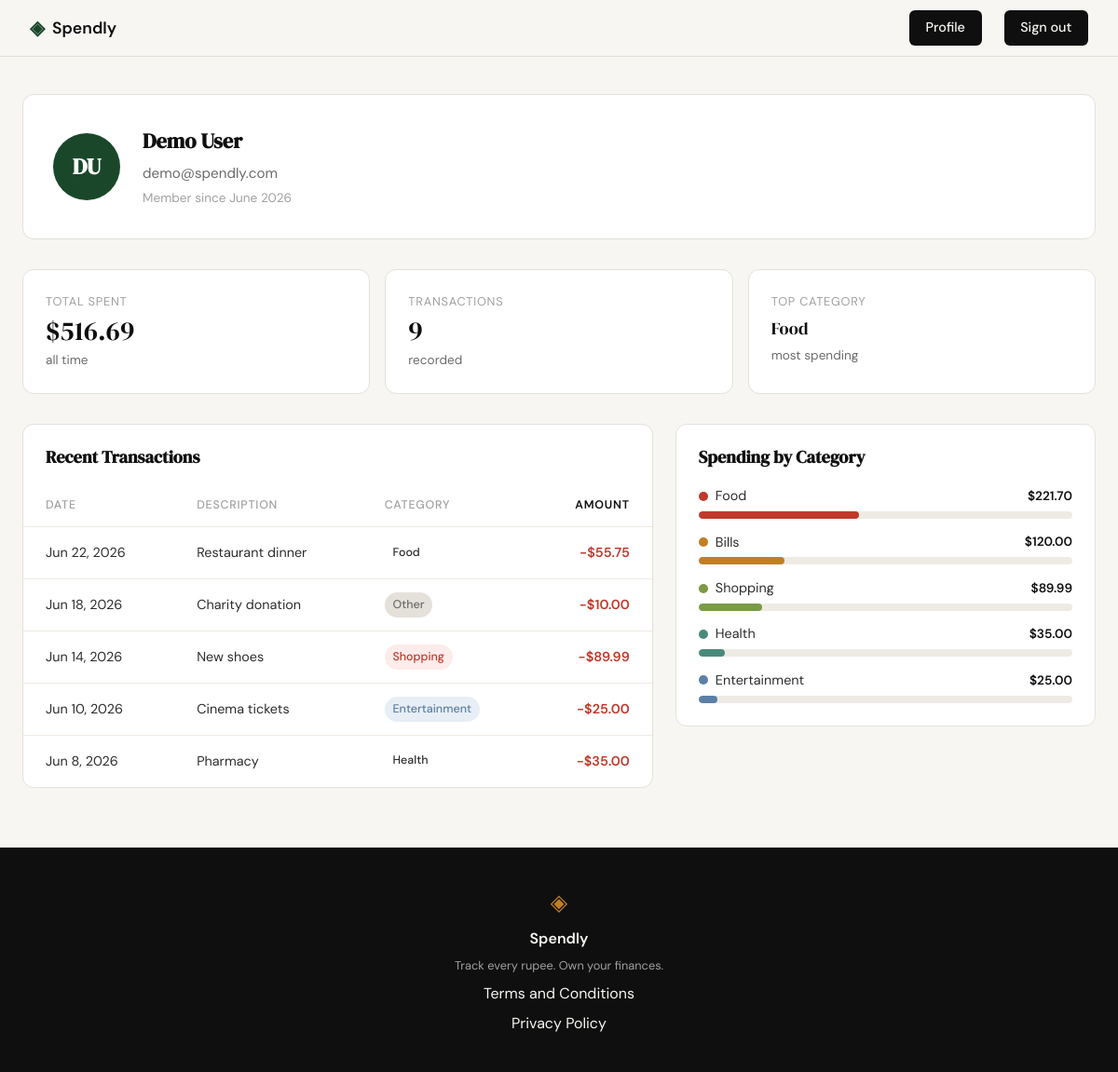
Screenshot of /profile (signed in) with the database file from the repository.
### tables this page shows
CREATE TABLE users (
            id            INTEGER PRIMARY KEY AUTOINCREMENT,
            name          TEXT    NOT NULL,
            email         TEXT    UNIQUE NOT NULL,
            password_hash TEXT    NOT NULL,
            created_at    TEXT    DEFAULT (datetime('now'))
        );

CREATE TABLE expenses (
            id          INTEGER PRIMARY KEY AUTOINCREMENT,
            user_id     INTEGER NOT NULL REFERENCES users(id),
            amount      REAL    NOT NULL,
            category    TEXT    NOT NULL,
            date        TEXT    NOT NULL,
            description TEXT,
            created_at  TEXT    DEFAULT (datetime('now'))
        );

### app.py (the view)
@app.route("/profile")
def profile():
    if not session.get("user_id"):
        return redirect(url_for("login"))
    user_row = get_user_by_id(session["user_id"])
    if user_row is None:
        abort(404)
    created_dt = datetime.strptime(user_row["created_at"][:10], "%Y-%m-%d")
    member_since = created_dt.strftime("%B %Y")
    initials = "".join(p[0].upper() for p in user_row["name"].split()[:2])
    user = {
        "name": user_row["name"],
        "email": user_row["email"],
        "initials": initials,
        "member_since": member_since,
    }
    stats_raw = get_expense_stats(session["user_id"])
    stats = {
        "total_spent": "${:,.2f}".format(stats_raw["total_spent"]),
        "transaction_count": stats_raw["transaction_count"],
        "top_category": stats_raw["top_category"],
    }
    rows = get_recent_expenses(session["user_id"])
    transactions = [
        {
            "date": datetime.strptime(row["date"], "%Y-%m-%d").strftime("%b %-d, %Y"),
            "description": row["description"] or "",
            "category": row["category"],
            "amount": "-${:,.2f}".format(row["amount"]),
        }
        for row in rows
    ]
    cats_raw = get_category_totals(session["user_id"])
    categories = [
        {
            "name": cat["name"],
            "total": "${:,.2f}".format(cat["total"]),
            "pct": cat["pct"],
            "cls": "cat-{}".format(i + 1),
        }
        for i, cat in enumerate(cats_raw[:5])
    ]
    return render_template("profile.html", user=user, stats=stats,
                           transactions=transactions, categories=categories)

### database/db.py (called while the page is built)
def get_db():
    conn = sqlite3.connect(DB_PATH)
    conn.row_factory = sqlite3.Row
    conn.execute("PRAGMA foreign_keys = ON")
    return conn

def get_user_by_id(user_id):
    conn = get_db()
    try:
        return conn.execute(
            "SELECT * FROM users WHERE id = ?", (user_id,)
        ).fetchone()
    finally:
        conn.close()

def get_recent_expenses(user_id, limit=5):
    conn = get_db()
    try:
        return conn.execute(
            "SELECT id, amount, category, date, description FROM expenses"
            " WHERE user_id = ? ORDER BY date DESC LIMIT ?",
            (user_id, limit),
        ).fetchall()
    finally:
        conn.close()

def get_expense_stats(user_id):
    conn = get_db()
    try:
        row = conn.execute(
            "SELECT COALESCE(SUM(amount), 0.0) as total, COUNT(*) as cnt FROM expenses WHERE user_id = ?",
            (user_id,),
        ).fetchone()
        total_spent = float(row["total"])
        transaction_count = int(row["cnt"])
        top_row = conn.execute(
            "SELECT category FROM expenses WHERE user_id = ? GROUP BY category ORDER BY SUM(amount) DESC LIMIT 1",
            (user_id,),
        ).fetchone()
        top_category = top_row["category"] if top_row else None
        return {"total_spent": total_spent, "transaction_count": transaction_count, "top_category": top_category}
    finally:
        conn.close()

def get_category_totals(user_id):
    conn = get_db()
    try:
        rows = conn.execute(
            "SELECT category, SUM(amount) as total FROM expenses WHERE user_id = ? GROUP BY category ORDER BY total DESC",
            (user_id,),
        ).fetchall()
        if not rows:
            return []
        grand_total = sum(float(row["total"]) for row in rows)
        result = []
        for row in rows:
            row_total = float(row["total"])
            pct = int(round(row_total / grand_total * 100)) if grand_total else 0
            result.append({"name": row["category"], "total": row_total, "pct": pct})
        return result
    finally:
        conn.close()

### templates/profile.html (shortened to what this page needs)
{% extends "base.html" %}
{% block head %}
<link rel="stylesheet" href="{{ url_for('static', filename='css/profile.css') }}">
{% endblock %}
{% block content %}
<div class="profile-wrapper">
  <div class="user-card">
    <div class="user-avatar">{{ user.initials }}</div>
    <div class="user-info">
      <h2>{{ user.name }}</h2>
      <p class="user-email">{{ user.email }}</p>
      <p class="user-since">Member since {{ user.member_since }}</p>
    </div>
  </div>
  <div class="stats-row">
    <div class="stat-box">
      <span class="stat-label">Total Spent</span>
      <span class="stat-value">{{ stats.total_spent }}</span>
      <span class="stat-sub">all time</span>
    </div>
    <div class="stat-box">
      <span class="stat-label">Transactions</span>
      <span class="stat-value">{{ stats.transaction_count }}</span>
      <span class="stat-sub">recorded</span>
    </div>
    <div class="stat-box">
      <span class="stat-label">Top Category</span>
      <span class="stat-value stat-value--text">{{ stats.top_category }}</span>
      <span class="stat-sub">most spending</span>
    </div>
  </div>
  <div class="bottom-grid">
    <div class="transactions-card">
      <h3 class="section-heading">Recent Transactions</h3>
      <table class="transactions-table">
        <thead>
          <tr>
            <th>Date</th>
            <th>Description</th>
            <th>Category</th>
            <th class="col-amount">Amount</th>
          </tr>
        </thead>
        <tbody>
          {% for tx in transactions %}
          <tr>
            <td>{{ tx.date }}</td>
            <td>{{ tx.description }}</td>
            <td>
              <span class="badge badge-{{ tx.category | lower | replace(' ', '-') | replace('&', '') | replace('--', '-') }}">
                {{ tx.category }}
              </span>
            </td>
            <td class="col-amount tx-amount">{{ tx.amount }}</td>
          </tr>
          {% endfor %}
        </tbody>
      </table>
    </div>
    <div class="categories-card">
      <h3 class="section-heading">Spending by Category</h3>
      <div class="category-list">
        {% for cat in categories %}
        <div class="category-row {{ cat.cls }}">
          <div class="category-meta">
            <div class="category-dot-name">
              <span class="category-dot"></span>
              <span class="category-name">{{ cat.name }}</span>
            </div>
            <span class="category-total">{{ cat.total }}</span>
          </div>
          <div class="bar-track">
            <div class="bar" style="--bar-pct: {{ cat.pct }}%"></div>
          </div>
        </div>
        {% endfor %}
      </div>
    </div>
  </div>
</div>
{% endblock %}

### static/css/style.css (style rules this page uses)
:root { --ink: #0f0f0f; --ink-soft: #2d2d2d; --ink-muted: #6b6b6b; --ink-faint: #a0a0a0; --paper: #f7f6f3; --paper-warm: #f0ede6; --paper-card: #ffffff; --accent: #1a472a; --accent-light: #e8f0eb; --accent-2: #c17f24; --accent-2-light: #fdf3e3; --danger: #c0392b; --danger-light: #fdecea; --border: #e4e1da; --border-soft: #eeebe4; --font-display: 'DM Serif Display', Georgia, serif; --font-body: 'DM Sans', system-ui, sans-serif; --max-width: 1200px; --auth-width: 440px; --radius-sm: 6px; --radius-md: 12px; --radius-lg: 20px; }
*, *::before, *::after { box-sizing: border-box; margin: 0; padding: 0; }
html { font-size: 16px; scroll-behavior: smooth; }
body { background: var(--paper); color: var(--ink); font-family: var(--font-body); font-size: 1rem; line-height: 1.6; -webkit-font-smoothing: antialiased; }

### rows the page displays
users: name "Demo User", email "demo@spendly.com"
expenses: date "Jun 22, 2026", description "Restaurant dinner", category "Food", amount "-$55.75"
expenses: date "Jun 18, 2026", description "Charity donation", category "Other", amount "-$10.00"
expenses: date "Jun 14, 2026", description "New shoes", category "Shopping", amount "-$89.99", name "Shopping", total "$89.99", {{ cat.pct }} 17 (drawn)
expenses: date "Jun 10, 2026", description "Cinema tickets", category "Entertainment", amount "-$25.00", name "Entertainment", total "$25.00", {{ cat.pct }} 5 (drawn)
expenses: date "Jun 8, 2026", description "Pharmacy", category "Health", amount "-$35.00", name "Health", total "$35.00", {{ cat.pct }} 7 (drawn)
expenses: name "Bills", total "$120.00", {{ cat.pct }} 23 (drawn)

### other values shown
{{ user.initials }} "DU"
{{ user.member_since }} "June 2026"
{{ stats.total_spent }} "$516.69"
{{ stats.transaction_count }} "9"
{{ stats.top_category }} "Food"
{{ cat.name }} "Food"
{{ cat.total }} "$221.70"
